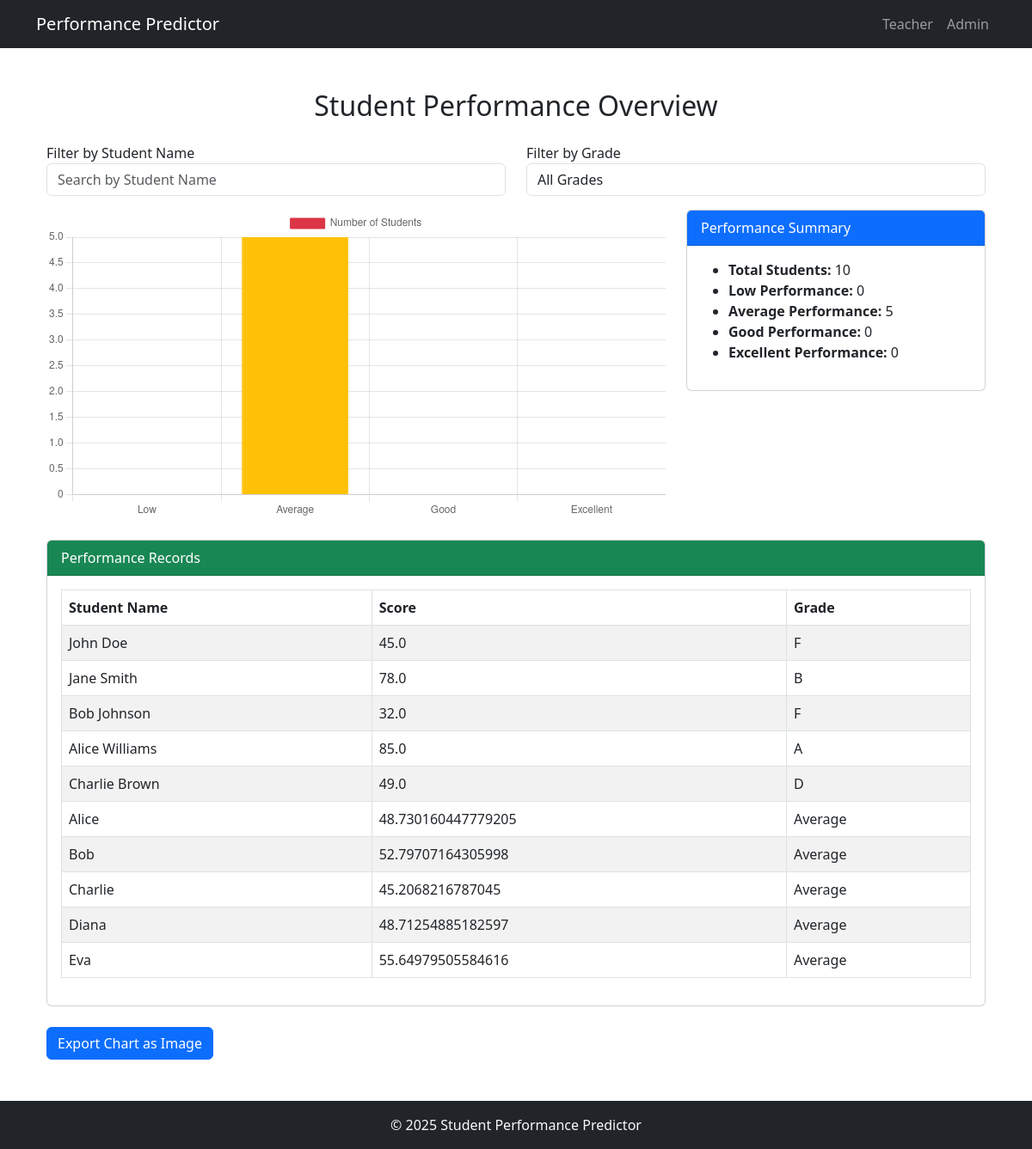
/teacher/view_performance (signed in), run on the app's committed database.
### core/models.py (models this page shows)
class PerformanceRecord(db.Model):
    id = db.Column(db.Integer, primary_key=True)
    student_id = db.Column(db.Integer, db.ForeignKey('user.id'), nullable=False)
    name = db.Column(db.String(100), nullable=False)
    grade = db.Column(db.String(10), nullable=False)
    score = db.Column(db.Float, nullable=False)
    student = db.relationship('User', backref='performance_records')

### core/teacher.py (the view)
@teacher_bp.route('/view_performance')
@login_required
def view_performance():
    records = PerformanceRecord.query.all()
    grade_counts = {
        'Low': 0,
        'Average': 0,
        'Good': 0,
        'Excellent': 0
    }
    for record in records:
        if record.grade in grade_counts:
            grade_counts[record.grade] += 1
    return render_template('teacher/view_performance.html', performance_records=records, grade_counts=grade_counts)

### core/auth.py (called while the page is built)
@login_manager.user_loader
def load_user(user_id):
    return User.query.get(int(user_id))

### core/templates/teacher/view_performance.html (shortened to what this page needs)
{% extends 'base.html' %}
{% block content %}
<div class="container mt-5">
    <h2 class="text-center mb-4">Student Performance Overview</h2>
    <div class="row mb-3">
        <div class="col-md-6">
            <label for="studentNameFilter">Filter by Student Name</label>
            <input type="text" id="studentNameFilter" class="form-control" placeholder="Search by Student Name">
        </div>
        <div class="col-md-6">
            <label for="gradeFilter">Filter by Grade</label>
            <select id="gradeFilter" class="form-control">
                <option value="">All Grades</option>
            </select>
        </div>
    </div>
    <div class="row">
        <div class="col-md-8">
            <canvas id="gradeChart"></canvas>
        </div>
        <div class="col-md-4">
            <div class="card">
                <div class="card-header bg-primary text-white">
                    Performance Summary
                </div>
                <div class="card-body">
                    <ul>
                        <li><strong>Total Students:</strong> {{ performance_records|length }}</li>
                        <li><strong>Low Performance:</strong> {{ grade_counts['Low'] }}</li>
                        <li><strong>Average Performance:</strong> {{ grade_counts['Average'] }}</li>
                        <li><strong>Good Performance:</strong> {{ grade_counts['Good'] }}</li>
                        <li><strong>Excellent Performance:</strong> {{ grade_counts['Excellent'] }}</li>
                    </ul>
                </div>
            </div>
        </div>
    </div>
    <div class="card mt-4">
        <div class="card-header bg-success text-white">
            Performance Records
        </div>
        <div class="card-body">
            <table class="table table-striped table-bordered" id="performanceTable">
                <thead>
                    <tr>
                        <th>Student Name</th>
                        <th>Score</th>
                        <th>Grade</th>
                    </tr>
                </thead>
                <tbody>
                    {% for record in performance_records %}
                    <tr class="performance-row" data-name="{{ record.name }}" data-grade="{{ record.grade }}">
                        <td>{{ record.name }}</td>
                        <td>{{ record.score }}</td>
                        <td>
                                {{ record.grade }}
                        </td>
                    </tr>
                    {% endfor %}
                </tbody>
            </table>
        </div>
    </div>
    <div class="mt-4">
        <button class="btn btn-primary" id="downloadChartBtn">Export Chart as Image</button>
    </div>
</div>
<script>
    const gradeCounts = {
        Low: {{ grade_counts['Low'] }},
        Average: {{ grade_counts['Average'] }},
        Good: {{ grade_counts['Good'] }},
        Excellent: {{ grade_counts['Excellent'] }}
    };
    const ctx = document.getElementById('gradeChart').getContext('2d');
    const gradeChart = new Chart(ctx, {
        type: 'bar',
        data: {
            labels: ['Low', 'Average', 'Good', 'Excellent'],
            datasets: [{
                label: 'Number of Students',
                data: [gradeCounts.Low, gradeCounts.Average, gradeCounts.Good, gradeCounts.Excellent],
                backgroundColor: ['#dc3545', '#ffc107', '#17a2b8', '#28a745'],
                borderColor: ['#dc3545', '#ffc107', '#17a2b8', '#28a745'],
                borderWidth: 1
            }]
        },
        options: {
            responsive: true,
            scales: {
                y: {
                    beginAtZero: true
                }
            }
        }
    });
    // Filter by Student Name
    document.getElementById('studentNameFilter').addEventListener('input', function() {
        let searchTerm = this.value.toLowerCase();
        let rows = document.querySelectorAll('.performance-row');
        rows.forEach(row => {
            let studentName = row.dataset.name.toLowerCase();
            if (studentName.includes(searchTerm)) {
                row.style.display = '';
            } else {
                row.style.display = 'none';
            }
        });
    });
    // Filter by Grade
    document.getElementById('gradeFilter').addEventListener('change', function() {
        let selectedGrade = this.value.toLowerCase();
        let rows = document.querySelectorAll('.performance-row');
        rows.forEach(row => {
            let grade = row.dataset.grade.toLowerCase();
            if (selectedGrade === '' || grade === selectedGrade) {
                row.style.display = '';
            } else {
                row.style.display = 'none';
            }
        });
    });
    // Export chart as image
    document.getElementById('downloadChartBtn').addEventListener('click', function() {
        const img = gradeChart.toBase64Image();
        const link = document.createElement('a');
        link.href = img;
        link.download = 'student_performance_chart.png';
        link.click();
    });
</script>
{% endblock %}

### data on the page
PerformanceRecord: name "John Doe", score "45.0", grade "F"
PerformanceRecord: name "Jane Smith", score "78.0", grade "B"
PerformanceRecord: name "Bob Johnson", score "32.0", grade "F"
PerformanceRecord: name "Alice Williams", score "85.0", grade "A"
PerformanceRecord: name "Charlie Brown", score "49.0", grade "D"
PerformanceRecord: name "Alice", score "48.730160447779205", grade "Average"
PerformanceRecord: name "Bob", score "52.79707164305998", grade "Average"
PerformanceRecord: name "Charlie", score "45.2068216787045", grade "Average"
PerformanceRecord: name "Diana", score "48.71254885182597", grade "Average"
PerformanceRecord: name "Eva", score "55.64979505584616", grade "Average"

### other printed values
{{ performance_records|length }} "10"
{{ grade_counts['Low'] }} "0"
{{ grade_counts['Average'] }} "5"
{{ grade_counts['Good'] }} "0"
{{ grade_counts['Excellent'] }} "0"
chart data {{ grade_counts['Low'] }} 0
chart data {{ grade_counts['Average'] }} 5
chart data {{ grade_counts['Good'] }} 0
chart data {{ grade_counts['Excellent'] }} 0
